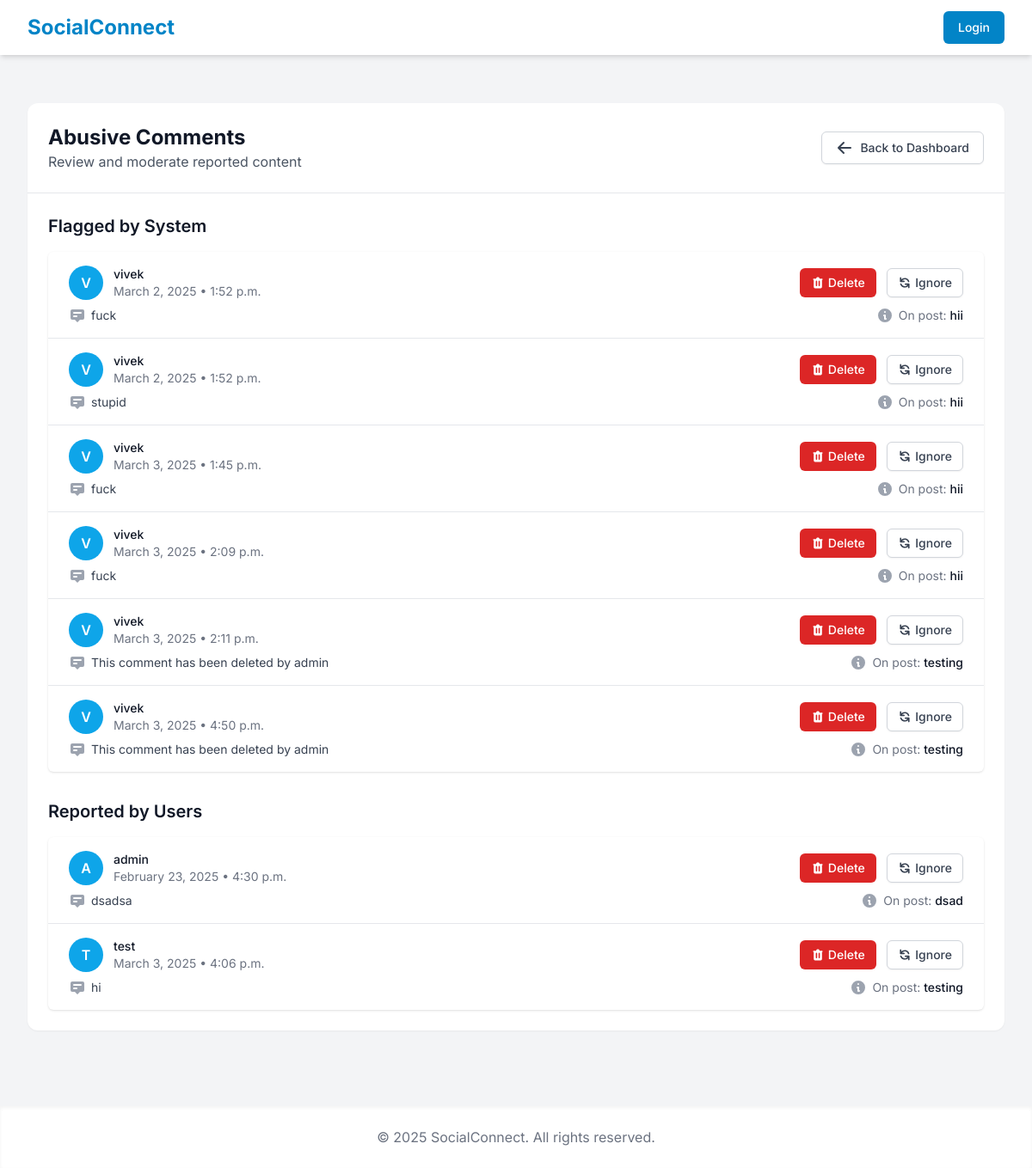
Before: /admin_panel/abusive-comments/ with the older database file.
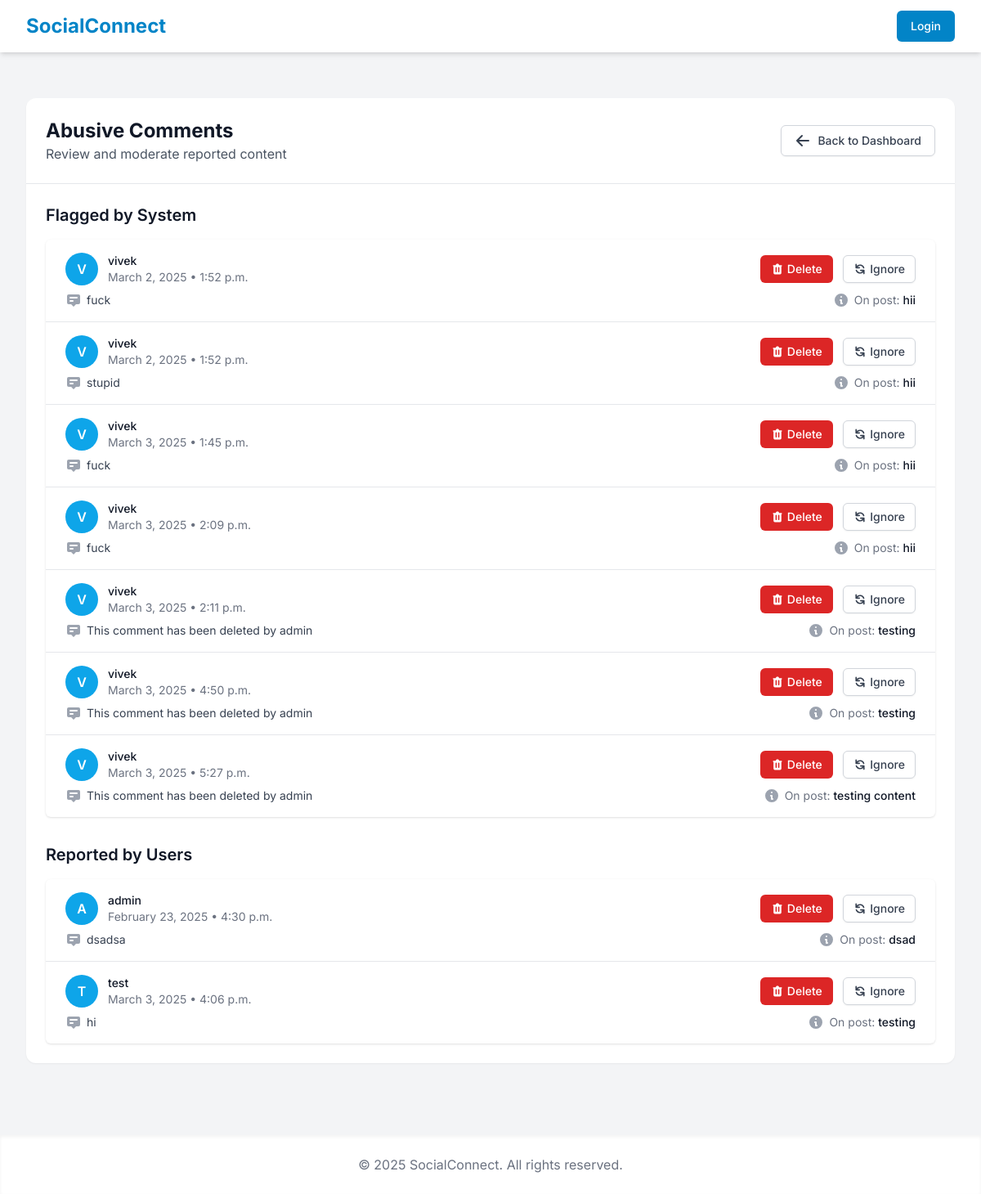
After: the same page with the newer database file.
### posts/models.py (models this page shows, shortened)
class Comment(models.Model):
    user = models.ForeignKey(User, on_delete=models.CASCADE)
    post = models.ForeignKey(Post, on_delete=models.CASCADE, related_name="comments")
    text = models.TextField()
    created_at = models.DateTimeField(auto_now_add=True)
    flagged = models.BooleanField(default=False)
    reported = models.BooleanField(default=False)

class Post(models.Model):
    user = models.ForeignKey(User, on_delete=models.CASCADE)
    content = models.TextField(blank=True)
    image = models.ImageField(upload_to='post_images/', blank=True, null=True)
    created_at = models.DateTimeField(auto_now_add=True)

### admin_panel/views.py (the view)
# urls.py: path('abusive-comments/', views.abusive_comments, name='abusive_comments'),
def abusive_comments(request):
    flagged_comments = Comment.objects.filter(flagged=True)
    reported_comments = Comment.objects.filter(reported=True)
    return render(request, 'admin_panel/abusive_comments.html', {'flagged_comments': flagged_comments, 'reported_comments': reported_comments})

### admin_panel/templates/admin_panel/abusive_comments.html (shortened to what the changed rows need)
{% extends 'base.html' %}
{% block content %}
<div class="max-w-7xl mx-auto px-4 sm:px-6 lg:px-8 py-8">
    <div class="bg-white dark:bg-gray-800 rounded-xl shadow-sm overflow-hidden">
        <div class="p-6 border-b border-gray-200 dark:border-gray-700 flex justify-between items-center">
            <div>
                <h1 class="text-2xl font-bold text-gray-900 dark:text-white">Abusive Comments</h1>
            </div>
        </div>
        <div class="p-6">
            <div class="mb-8">
                <h2 class="text-xl font-semibold text-gray-900 dark:text-white mb-4">Flagged by System</h2>
                <div class="bg-white dark:bg-gray-800 shadow overflow-hidden sm:rounded-md">
                    <ul class="divide-y divide-gray-200 dark:divide-gray-700">
                        {% for comment in flagged_comments %}
                        <li>
                            <div class="px-4 py-4 sm:px-6">
                                <div class="flex items-center justify-between">
                                    <div class="flex items-center">
                                        <div class="h-10 w-10 rounded-full bg-primary-500 flex items-center justify-center text-white font-semibold mr-3">
                                            {{ comment.user.username.0|upper }}
                                        </div>
                                        <div>
                                            <p class="text-sm font-medium text-gray-900 dark:text-white">{{ comment.user.username }}</p>
                                            <p class="text-sm text-gray-500 dark:text-gray-400">
                                                {{ comment.created_at|date:"F j, Y • g:i a" }}
                                            </p>
                                        </div>
                                    </div>
                                    <div>
                                        <form action="{% url 'delete_comment' comment.id %}" method="POST" class="inline-block">
                                            <button type="submit" class="inline-flex items-center px-3 py-2 border border-transparent text-sm leading-4 font-medium rounded-md text-white bg-red-600 hover:bg-red-700 focus:outline-none focus:ring-2 focus:ring-offset-2 focus:ring-red-500">
                                                Delete
                                            </button>
                                        </form>
                                        <button class="ml-2 inline-flex items-center px-3 py-2 border border-gray-300 dark:border-gray-600 shadow-sm text-sm leading-4 font-medium rounded-md text-gray-700 dark:text-gray-300 bg-white dark:bg-gray-800 hover:bg-gray-50 dark:hover:bg-gray-700 focus:outline-none focus:ring-2 focus:ring-offset-2 focus:ring-primary-500">
                                            Ignore
                                        </button>
                                    </div>
                                </div>
                                <div class="mt-2 sm:flex sm:justify-between">
                                    <div class="sm:flex">
                                        <p class="flex items-center text-sm text-gray-700 dark:text-gray-300">
                                            {{ comment.text }}
                                        </p>
                                    </div>
                                    <div class="mt-2 flex items-center text-sm text-gray-500 dark:text-gray-400 sm:mt-0">
                                        <p>
                                            On post: <span class="text-gray-900 dark:text-gray-200 font-medium">{{ comment.post.content|truncatechars:50 }}</span>
                                        </p>
                                    </div>
                                </div>
                            </div>
                        </li>
                        {% empty %}
                        <li class="px-4 py-5 sm:px-6 text-center text-gray-500 dark:text-gray-400">
                            No flagged comments found
                        </li>
                        {% endfor %}
                    </ul>
                </div>
            </div>
            <div>
                <h2 class="text-xl font-semibold text-gray-900 dark:text-white mb-4">Reported by Users</h2>
                <div class="bg-white dark:bg-gray-800 shadow overflow-hidden sm:rounded-md">
                    <ul class="divide-y divide-gray-200 dark:divide-gray-700">
                        {% for comment in reported_comments %}
                        <li>
                            <div class="px-4 py-4 sm:px-6">
                                <div class="flex items-center justify-between">
                                    <div class="flex items-center">
                                        <div class="h-10 w-10 rounded-full bg-primary-500 flex items-center justify-center text-white font-semibold mr-3">
                                            {{ comment.user.username.0|upper }}
                                        </div>
                                        <div>
                                            <p class="text-sm font-medium text-gray-900 dark:text-white">{{ comment.user.username }}</p>
                                            <p class="text-sm text-gray-500 dark:text-gray-400">
                                                {{ comment.created_at|date:"F j, Y • g:i a" }}
                                            </p>
                                        </div>
                                    </div>
                                    <div>
                                        <form action="{% url 'delete_comment' comment.id %}" method="POST" class="inline-block">
                                            <button type="submit" class="inline-flex items-center px-3 py-2 border border-transparent text-sm leading-4 font-medium rounded-md text-white bg-red-600 hover:bg-red-700 focus:outline-none focus:ring-2 focus:ring-offset-2 focus:ring-red-500">
                                                Delete
                                            </button>
                                        </form>
                                        <button class="ml-2 inline-flex items-center px-3 py-2 border border-gray-300 dark:border-gray-600 shadow-sm text-sm leading-4 font-medium rounded-md text-gray-700 dark:text-gray-300 bg-white dark:bg-gray-800 hover:bg-gray-50 dark:hover:bg-gray-700 focus:outline-none focus:ring-2 focus:ring-offset-2 focus:ring-primary-500">
                                            Ignore
                                        </button>
                                    </div>
                                </div>
                                <div class="mt-2 sm:flex sm:justify-between">
                                    <div class="sm:flex">
                                        <p class="flex items-center text-sm text-gray-700 dark:text-gray-300">
                                            {{ comment.text }}
                                        </p>
                                    </div>
                                    <div class="mt-2 flex items-center text-sm text-gray-500 dark:text-gray-400 sm:mt-0">
                                        <p>
                                            On post: <span class="text-gray-900 dark:text-gray-200 font-medium">{{ comment.post.content|truncatechars:50 }}</span>
                                        </p>
                                    </div>
                                </div>
                            </div>
                        </li>
                        {% empty %}
                        <li class="px-4 py-5 sm:px-6 text-center text-gray-500 dark:text-gray-400">
                            No reported comments found
                        </li>
                        {% endfor %}
                    </ul>
                </div>
            </div>
        </div>
    </div>
</div>
{% endblock %}

Changed rows visible on the page:
added Comment: user.username.0 "V", user.username "vivek", created_at "March 3, 2025 • 5:27 p.m.", text "This comment has been deleted by admin", post.content "testing content", shown under "Flagged by System"
